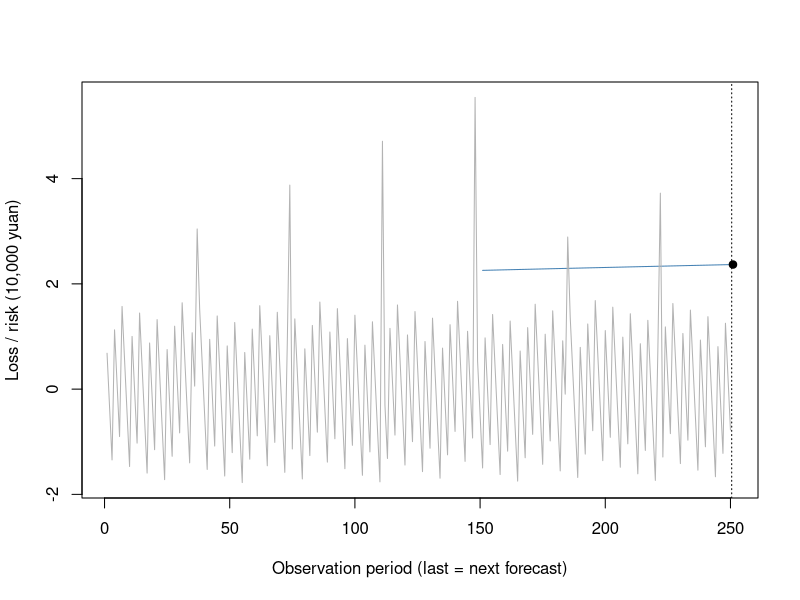

Source code (R):
# 用户填写来源（未核实）：未提供
# 合成教学数据，非真实市场行情
# 单期简单收益，小数；不进行年化或多日缩放
R <- c(-0.006822222222222222,
  0.003316666666666667,
  0.013455555555555556,
  -0.011266666666666668,
  -0.001127777777777778,
  0.00901111111111111,
  -0.01571111111111111,
  -0.005572222222222222,
  0.004566666666666667,
  0.014705555555555555,
  -0.010016666666666669,
  0.00012222222222222224,
  0.010261111111111111,
  -0.014461111111111112,
  -0.004322222222222222,
  0.005816666666666666,
  0.015955555555555556,
  -0.008766666666666667,
  0.0013722222222222224,
  0.01151111111111111,
  -0.013211111111111113,
  -0.003072222222222222,
  0.007066666666666666,
  0.017205555555555557,
  -0.007516666666666665,
  0.0026222222222222224,
  0.012761111111111112,
  -0.011961111111111113,
  -0.0018222222222222223,
  0.008316666666666665,
  -0.016405555555555555,
  -0.006266666666666666,
  0.003872222222222222,
  0.014011111111111111,
  -0.010711111111111112,
  -0.0005722222222222222,
  -0.030433333333333333,
  -0.015155555555555558,
  -0.005016666666666666,
  0.0051222222222222225,
  0.01526111111111111,
  -0.009461111111111113,
  0.0006777777777777778,
  0.010816666666666667,
  -0.013905555555555556,
  -0.0037666666666666664,
  0.006372222222222223,
  0.016511111111111112,
  -0.008211111111111112,
  0.0019277777777777778,
  0.012066666666666667,
  -0.012655555555555557,
  -0.0025166666666666666,
  0.007622222222222222,
  0.017761111111111113,
  -0.0069611111111111115,
  0.003177777777777778,
  0.013316666666666668,
  -0.011405555555555556,
  -0.0012666666666666666,
  0.008872222222222222,
  -0.01585,
  -0.005711111111111111,
  0.004427777777777778,
  0.014566666666666667,
  -0.010155555555555557,
  -0.00001666666666666662,
  0.010122222222222222,
  -0.0146,
  -0.004461111111111111,
  0.005677777777777778,
  0.015816666666666666,
  -0.008905555555555557,
  -0.03876666666666667,
  0.011372222222222223,
  -0.01335,
  -0.0032111111111111108,
  0.006927777777777778,
  0.017066666666666667,
  -0.007655555555555555,
  0.0024833333333333335,
  0.012622222222222222,
  -0.012100000000000001,
  -0.001961111111111111,
  0.008177777777777779,
  -0.016544444444444445,
  -0.006405555555555556,
  0.0037333333333333333,
  0.013872222222222223,
  -0.01085,
  -0.0007111111111111111,
  0.009427777777777778,
  -0.015294444444444446,
  -0.005155555555555556,
  0.0049833333333333335,
  0.015122222222222223,
  -0.009600000000000001,
  0.0005388888888888889,
  0.010677777777777776,
  -0.014044444444444444,
  -0.0039055555555555553,
  0.006233333333333334,
  0.016372222222222226,
  -0.008350000000000002,
  0.001788888888888889,
  0.011927777777777777,
  -0.012794444444444445,
  -0.0026555555555555555,
  0.007483333333333334,
  0.017622222222222223,
  -0.0471,
  0.003038888888888889,
  0.013177777777777776,
  -0.011544444444444446,
  -0.0014055555555555555,
  0.008733333333333333,
  -0.01598888888888889,
  -0.00585,
  0.004288888888888889,
  0.014427777777777777,
  -0.010294444444444445,
  -0.00015555555555555554,
  0.009983333333333334,
  -0.01473888888888889,
  -0.0046,
  0.005538888888888888,
  0.015677777777777777,
  -0.009044444444444445,
  0.0010944444444444445,
  0.011233333333333331,
  -0.013488888888888889,
  -0.0033499999999999997,
  0.006788888888888889,
  0.016927777777777778,
  -0.007794444444444445,
  0.0023444444444444446,
  0.012483333333333332,
  -0.01223888888888889,
  -0.0021,
  0.008038888888888889,
  -0.01668333333333333,
  -0.006544444444444444,
  0.0035944444444444444,
  0.013733333333333332,
  -0.01098888888888889,
  -0.0008500000000000001,
  0.009288888888888888,
  -0.055433333333333334,
  -0.0052944444444444445,
  0.004844444444444445,
  0.014983333333333333,
  -0.009738888888888889,
  0.0004,
  0.010538888888888888,
  -0.014183333333333334,
  -0.004044444444444444,
  0.006094444444444445,
  0.016233333333333332,
  -0.00848888888888889,
  0.00165,
  0.011788888888888889,
  -0.012933333333333333,
  -0.002794444444444444,
  0.007344444444444444,
  0.017483333333333333,
  -0.0072388888888888885,
  0.0029000000000000002,
  0.013038888888888888,
  -0.011683333333333334,
  -0.0015444444444444446,
  0.008594444444444444,
  -0.016127777777777776,
  -0.005988888888888888,
  0.00415,
  0.014288888888888887,
  -0.010433333333333333,
  -0.00029444444444444445,
  0.009844444444444444,
  -0.014877777777777778,
  -0.004738888888888888,
  0.0054,
  0.015538888888888889,
  -0.009183333333333335,
  0.0009555555555555556,
  -0.028905555555555552,
  -0.013627777777777779,
  -0.003488888888888889,
  0.0066500000000000005,
  0.01678888888888889,
  -0.007933333333333334,
  0.0022055555555555557,
  0.012344444444444444,
  -0.012377777777777777,
  -0.002238888888888889,
  0.007899999999999999,
  -0.01682222222222222,
  -0.006683333333333334,
  0.003455555555555556,
  0.013594444444444444,
  -0.011127777777777778,
  -0.000988888888888889,
  0.00915,
  -0.015572222222222225,
  -0.005433333333333333,
  0.004705555555555556,
  0.014844444444444443,
  -0.009877777777777777,
  0.00026111111111111116,
  0.0104,
  -0.014322222222222224,
  -0.004183333333333333,
  0.005955555555555556,
  0.016094444444444446,
  -0.00862777777777778,
  0.001511111111111111,
  0.011649999999999999,
  -0.013072222222222225,
  -0.002933333333333333,
  0.007205555555555556,
  0.017344444444444447,
  -0.007377777777777778,
  -0.03723888888888889,
  0.0129,
  -0.011822222222222224,
  -0.0016833333333333333,
  0.008455555555555555,
  -0.016266666666666665,
  -0.006127777777777778,
  0.004011111111111111,
  0.01415,
  -0.010572222222222224,
  -0.00043333333333333326,
  0.009705555555555556,
  -0.015016666666666668,
  -0.004877777777777778,
  0.005261111111111111,
  0.015399999999999999,
  -0.009322222222222223,
  0.0008166666666666667,
  0.010955555555555555,
  -0.013766666666666668,
  -0.0036277777777777775,
  0.006511111111111112,
  0.01665,
  -0.008072222222222224,
  0.0020666666666666667,
  0.012205555555555555,
  -0.012516666666666669,
  -0.0023777777777777777,
  0.007761111111111112)
n <- length(R)
N <- 1000000
gamma <- 0.95
k <- 30
lambda <- 0.94
omega <- 0.000002
a <- 0.08
b <- 0.9
threshold <- 0.8
train <- 150
L <- -N*R
dates <- seq_len(n)
stopifnot(n>=2,all(is.finite(R)),all(R>=-1),N>0,gamma>0,gamma<1)

risk <- function(r, gamma, N) {
  L <- -N*r; x <- sort(L); n <- length(L); j <- seq_len(n)
  w <- pmax(0,pmin(j/n-gamma,1/n)); z <- qnorm(gamma)
  c(hVaR=unname(quantile(L,gamma,type=1)),hES=sum(x*w)/(1-gamma),
    nVaR=mean(L)+sd(L)*z,nES=mean(L)+sd(L)*dnorm(z)/(1-gamma))
}
dynamic <- function(R,gamma,N,k,lambda,omega,a,b,model,h0=NULL) {
  stopifnot(k>=2,k<length(R),k==floor(k),lambda>0,lambda<1)
  if(model=="garch")stopifnot(omega>0,a>=0,b>=0,a+b<1)
  n <- length(R); mu <- mean(R[seq_len(k)]); h <- rep(NA_real_,n+1)
  h[k+1] <- if(is.null(h0))var(R[seq_len(k)])else h0
  stopifnot(is.finite(h[k+1]),h[k+1]>=0)
  for(t in seq.int(k+1,n)) {
    # h[t] is predicted before observing R[t]; update only h[t+1]
    h[t+1] <- if(model=="ewma") lambda*h[t]+(1-lambda)*(R[t]-mu)^2 else
      omega+a*(R[t]-mu)^2+b*h[t]
  }
  sigma <- sqrt(h); z <- qnorm(gamma)
  list(h=h,sigma=sigma,VaR=N*(-mu+sigma*z),
    ES=N*(-mu+sigma*dnorm(z)/(1-gamma)),mu=mu)
}
# Deterministic Nelder-Mead, same objective and stopping rule as browser.
nm <- function(fn,start) {
  v <- rbind(start,start+c(.12,0),start+c(0,.18)); f <- apply(v,1,fn)
  for(iter in 0:1999) {
    ord <- order(f); v <- v[ord,,drop=FALSE]; f <- f[ord]
    spread <- max(abs(sweep(v[-1,,drop=FALSE],2,v[1,],"-")))
    if(spread<1e-8 && abs(f[3]-f[1])<1e-9)
      return(list(par=v[1,],value=f[1],converged=is.finite(f[1]),iter=iter))
    cent <- (v[1,]+v[2,])/2; r <- cent+(cent-v[3,]); fr <- fn(r)
    if(fr<f[1]) {
      e <- cent+2*(cent-v[3,]); fe <- fn(e)
      if(fe<fr){v[3,]<-e;f[3]<-fe}else{v[3,]<-r;f[3]<-fr}
    } else if(fr<f[2]) {v[3,]<-r;f[3]<-fr} else {
      outside <- fr<f[3]; cx <- cent+.5*((if(outside) r else v[3,])-cent)
      fc <- fn(cx)
      if(fc<(if(outside) fr else f[3])){v[3,]<-cx;f[3]<-fc}else{
        for(j in 2:3){v[j,]<-(v[j,]+v[1,])/2;f[j]<-fn(v[j,])}
      }
    }
  }
  list(par=v[which.min(f),],value=min(f),converged=FALSE,iter=2000)
}
gpd_risk <- function(u,pu,xi,b,gamma) {
  stopifnot(b>0,pu>0,pu<=1,gamma>0,gamma<1)
  if(1-gamma>=pu) stop("Target quantile must exceed threshold")
  lr <- log(pu/(1-gamma))
  VaR <- u+b*if(abs(xi)<1e-8) lr else expm1(xi*lr)/xi
  ES <- if(xi>=1) Inf else VaR+(b+xi*(VaR-u))/(1-xi)
  c(VaR=VaR,ES=ES)
}
fit_gpd <- function(R,gamma,N,threshold) {
  L <- -N*R; u <- unname(quantile(L,threshold,type=1)); Y <- L[L>u]-u
  nu <- length(Y); pu <- nu/length(L)
  if(nu<20) stop("Fewer than 20 strict threshold exceedances")
  scale <- mean(Y); if(!is.finite(scale)||scale<=0)stop("Degenerate tail")
  y <- Y/scale
  fn <- function(par) {
    xi<-par[1];lb<-par[2]
    if(xi<=-.49||xi>=5||lb< -20||lb>20)return(1e100)
    b<-exp(lb); if(any(1+xi*y/b<=0))return(1e100)
    length(y)*lb+if(abs(xi)<1e-8)sum(y/b) else (1+1/xi)*sum(log1p(xi*y/b))
  }
  fits <- lapply(c(-.2,.1,.6,1.2),function(x)nm(fn,c(x,0)))
  fits <- Filter(function(x)x$converged&&x$value<1e99,fits)
  if(!length(fits))stop("GPD optimization failed")
  fit<-fits[[which.min(sapply(fits,function(x)x$value))]]
  xi<-fit$par[1];b<-exp(fit$par[2])*scale
  if(xi < -.4899||xi>4.9999)stop("GPD shape search boundary: unstable fit")
  est<-gpd_risk(u,pu,xi,b,gamma)
  list(u=u,Y=Y,nu=nu,pu=pu,xi=xi,b=b,VaR=est[[1]],ES=est[[2]],
    logLikelihood=-fit$value-nu*log(scale),converged=TRUE)
}
kupiec <- function(n,x,p0) {
  stopifnot(n>=1,x>=0,x<=n,p0>0,p0<1)
  term <- function(count,p)if(count==0)0 else count*log(p)
  phat<-x/n;ll0<-term(x,p0)+term(n-x,1-p0)
  ll1<-term(x,phat)+term(n-x,1-phat)
  LR<-max(0,2*(ll1-ll0))
  c(n=n,x=x,rate=phat,p0=p0,LR=LR,p=pchisq(LR,df=1,lower.tail=FALSE))
}
backtest <- function(R,gamma,N,train,lambda,omega,a,b) {
  stopifnot(train>=30,length(R)-train>=20)
  n<-length(R); ids<-seq.int(train+1,n); L<- -N*R[ids]
  static<-risk(R[seq_len(train)],gamma,N)
  ew<-dynamic(R,gamma,N,train,lambda,omega,a,b,"ewma")
  ga<-tryCatch(dynamic(R,gamma,N,train,lambda,omega,a,b,"garch"),error=function(e)list(error=conditionMessage(e)))
  predictions<-list(historical=list(VaR=rep(static[1],length(ids)),ES=rep(static[2],length(ids))),
    normal=list(VaR=rep(static[3],length(ids)),ES=rep(static[4],length(ids))),
    ewma=list(VaR=ew$VaR[ids],ES=ew$ES[ids]),garch=if(is.null(ga$error))list(VaR=ga$VaR[ids],ES=ga$ES[ids])else ga)
  models<-lapply(predictions,function(p){
    if(!is.null(p$error))return(p)
    valid<-is.finite(L)&is.finite(p$VaR);hit<-valid&L>p$VaR
    es_ids<-hit&is.finite(p$ES)
    actual<-if(any(es_ids))mean(L[es_ids])else NA_real_
    predicted<-if(any(es_ids))mean(p$ES[es_ids])else NA_real_
    list(VaR=p$VaR,ES=p$ES,hits=which(hit),
      test=kupiec(sum(valid),sum(hit),1-gamma),
      meanActual=actual,meanES=predicted,bias=actual-predicted)
  })
  list(L=L,ids=ids,models=models)
}
# Conditional Gaussian GARCH fit: fixed training mean, h[1]=training sample variance.
# Scale residuals by training SD for optimization; transform variance back afterward.
gdecode <- function(t) {
  ea<-exp(t[2]);eb<-exp(t[3]);den<-1+ea+eb
  c(w=exp(t[1]),a=ea/den,b=eb/den)
}
gsimplex <- function(fn,start,maxIter=1800) {
  d<-length(start);v<-rbind(start,matrix(rep(start,d),nrow=d,byrow=TRUE)+diag(.25,d))
  f<-apply(v,1,fn)
  for(it in seq_len(maxIter)-1) {
    ord<-order(f);v<-v[ord,,drop=FALSE];f<-f[ord]
    spread<-max(abs(sweep(v[-1,,drop=FALSE],2,v[1,],"-")))
    if(spread<1e-6&&f[d+1]-f[1]<1e-8)
      return(list(par=v[1,],value=f[1],converged=TRUE,iterations=it))
    cent<-colMeans(v[seq_len(d),,drop=FALSE]);r<-2*cent-v[d+1,];fr<-fn(r)
    if(fr<f[1]){e<-cent+2*(r-cent);fe<-fn(e)
      if(fe<fr){v[d+1,]<-e;f[d+1]<-fe}else{v[d+1,]<-r;f[d+1]<-fr}
    }else if(fr<f[d]){v[d+1,]<-r;f[d+1]<-fr}else{
      outside<-fr<f[d+1];cx<-cent+.5*((if(outside)r else v[d+1,])-cent);fc<-fn(cx)
      if(fc<(if(outside)fr else f[d+1])){v[d+1,]<-cx;f[d+1]<-fc}else{
        for(j in 2:(d+1)){v[j,]<-(v[j,]+v[1,])/2;f[j]<-fn(v[j,])}
      }
    }
  }
  j<-which.min(f);list(par=v[j,],value=f[j],converged=FALSE,iterations=maxIter)
}
garch_objective <- function(eps,t) {
  if(any(!is.finite(t))||any(abs(t)>20))return(1e100)
  p<-gdecode(t);if(p[2]+p[3]>=1)return(1e100)
  h<-1;f<-0
  for(z in eps){
    if(!is.finite(h)||h<=0)return(1e100)
    f<-f+.5*(log(2*pi)+log(h)+z*z/h)
    h<-p[1]+p[2]*z*z+p[3]*h
  }
  if(is.finite(f))f else 1e100
}
fit_garch <- function(trainR,maxIter=1800) {
  stopifnot(all(is.finite(trainR)),all(trainR>=-1))
  n<-length(trainR);if(n<60)stop("GARCH needs at least 60 training observations")
  mu<-mean(trainR);s2<-var(trainR);scale<-sqrt(s2)
  if(!is.finite(scale)||scale<=1e-12*max(1,abs(mu)))stop("Near-constant training returns")
  eps<-(trainR-mu)/scale;fn<-function(t)garch_objective(eps,t)
  original<-rbind(c(.05,.08,.87),c(.1,.15,.75),c(.5,.1,.4),
    c(.9,.05,.05),c(.01,.12,.87),c(.2,.6,.2))
  starts<-t(apply(original,1,function(p)c(log(p[1]),log(p[2]/(1-p[2]-p[3])),log(p[3]/(1-p[2]-p[3])))))
  attempts<-lapply(seq_len(nrow(starts)),function(i){
    v<-gsimplex(fn,starts[i,],maxIter)
    local<-v$converged&&all(sapply(seq_along(v$par),function(j)all(sapply(c(-1,1),function(sign){
      t<-v$par;t[j]<-t[j]+sign*1e-4;fn(t)>=v$value-1e-6
    }))))
    v$accepted<-v$converged&&local&&v$value<1e99;v
  })
  valid<-Filter(function(v)v$accepted,attempts)
  if(!length(valid))stop("GARCH optimization failed: no teaching-parameter fallback")
  best<-valid[[which.min(sapply(valid,function(v)v$value))]]
  p<-gdecode(best$par);omega<-p[1]*s2;a<-p[2];b<-p[3];h<-numeric(n+1);h[1]<-s2
  for(t in seq_len(n))h[t+1]<-omega+a*(trainR[t]-mu)^2+b*h[t]
  stopifnot(omega>0,a>=0,b>=0,a+b<1,all(is.finite(h)),all(h>0))
  list(omega=unname(omega),a=unname(a),b=unname(b),mu=mu,initial=s2,
    scale=scale,n=n,h=h,theta=best$par,logLikelihood=-best$value-n*log(scale),
    converged=TRUE,iterations=best$iterations,attempts=attempts)
}
garch_forecast <- function(R,gamma,N,train,fit) {
  stopifnot(train==fit$n,train>=60,train<length(R))
  n<-length(R);h<-rep(NA_real_,n+1);h[train+1]<-fit$h[train+1]
  for(t in seq.int(train+1,n))h[t+1]<-fit$omega+fit$a*(R[t]-fit$mu)^2+fit$b*h[t]
  sigma<-sqrt(h);z<-qnorm(gamma)
  list(h=h,sigma=sigma,VaR=N*(-fit$mu+sigma*z),
    ES=N*(-fit$mu+sigma*dnorm(z)/(1-gamma)),mu=fit$mu)
}
# Fixed initial training estimation + sequential test variance updates; no daily refitting.
garch_estimated_backtest <- function(bt,R,gamma,N,train) {
  attempt<-tryCatch({f<-fit_garch(R[seq_len(train)]);g<-garch_forecast(R,gamma,N,train,f);
    ids<-bt$ids;V<-g$VaR[ids];E<-g$ES[ids];hit<-bt$L>V
    actual<-if(any(hit))mean(bt$L[hit])else NA_real_
    predicted<-if(any(hit))mean(E[hit])else NA_real_
    list(fit=f,model=list(VaR=V,ES=E,hits=which(hit),test=kupiec(length(ids),sum(hit),1-gamma),
      meanActual=actual,meanES=predicted,bias=actual-predicted))},error=function(e)list(error=conditionMessage(e)))
  bt$fit<-attempt$fit;bt$models$garchFit<-if(is.null(attempt$error))attempt$model else list(error=attempt$error)
  bt
}


# Only the first train observations enter the likelihood; no test returns.
fit_attempt <- tryCatch(fit_garch(R[seq_len(train)]),error=function(e)list(error=conditionMessage(e)))
fit <- if(is.null(fit_attempt$error))fit_attempt else NULL
if(is.null(fit))message(fit_attempt$error)else print(unlist(fit[c("omega","a","b","mu","initial","logLikelihood","n","iterations")]))

ew <- dynamic(R,gamma,N,train,lambda,omega,a,b,"ewma")
ga <- if(is.null(fit))NULL else garch_forecast(R,gamma,N,train,fit)
if(!is.null(ga))print(tail(data.frame(ewma_h=ew$h,garch_h=ga$h,VaR=ga$VaR,ES=ga$ES),6))

if("garch"=="garch" && is.null(ga)) { message("GARCH unavailable; no substituted prediction") } else {
field <- "VaR"
factor <- 1/10000
selected <- "garch"
cur <- if(selected=="garch")ga[[field]] else ew[[field]]
y <- cur*factor
yr <- range(c(y,L/10000,if(selected=="compare"&&!is.null(ga))ga[[field]]*factor),na.rm=TRUE)
if(diff(yr)==0)yr<-yr+c(-1,1)
plot(seq_len(n+1),y,type="l",col="steelblue",ylim=yr,
 xlab="Observation period (last = next forecast)",ylab="Loss / risk (10,000 yuan)")
lines(seq_len(n),L/10000,col="grey70")
if(selected=="compare"&&!is.null(ga))lines(seq_len(n+1),ga[[field]]*factor,col="thistle4",lty=2)
abline(v=n+.5,lty=3)
points(n+1,tail(y,1),pch=19)
}
